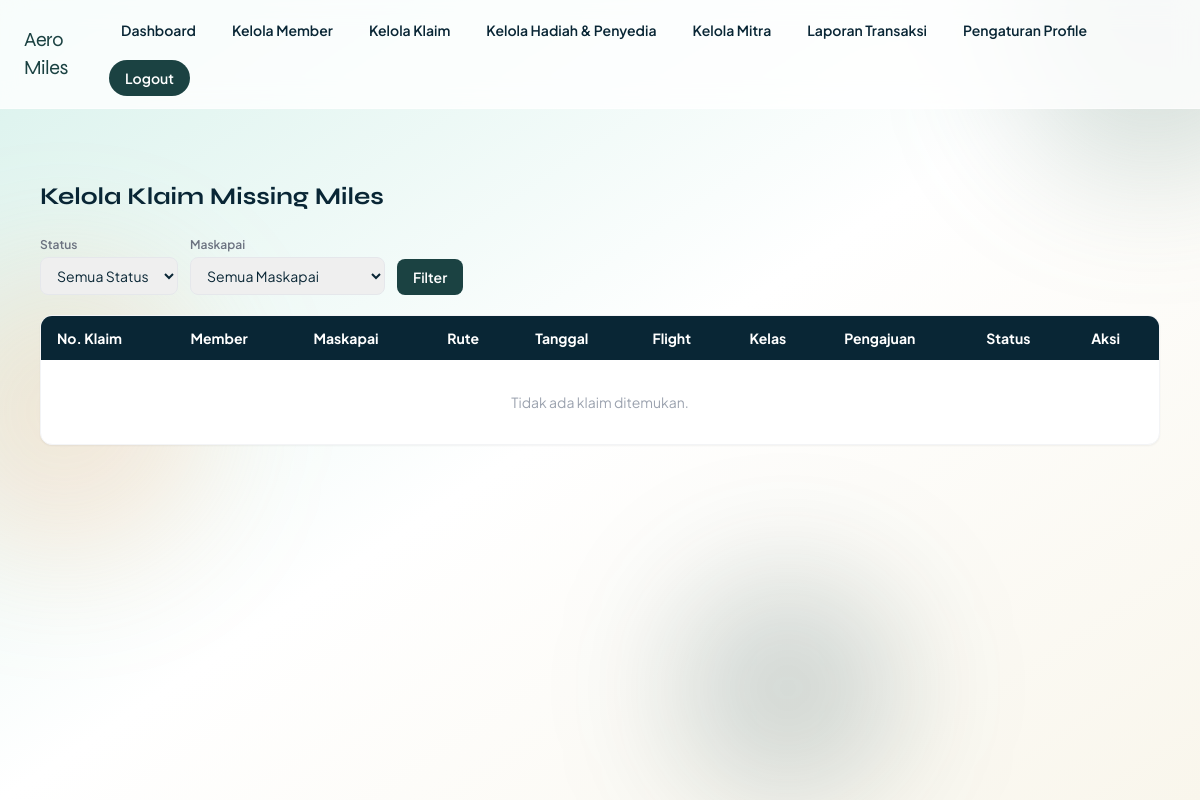
Page /staf/kelola-klaim/ (signed in) on the earlier database version.
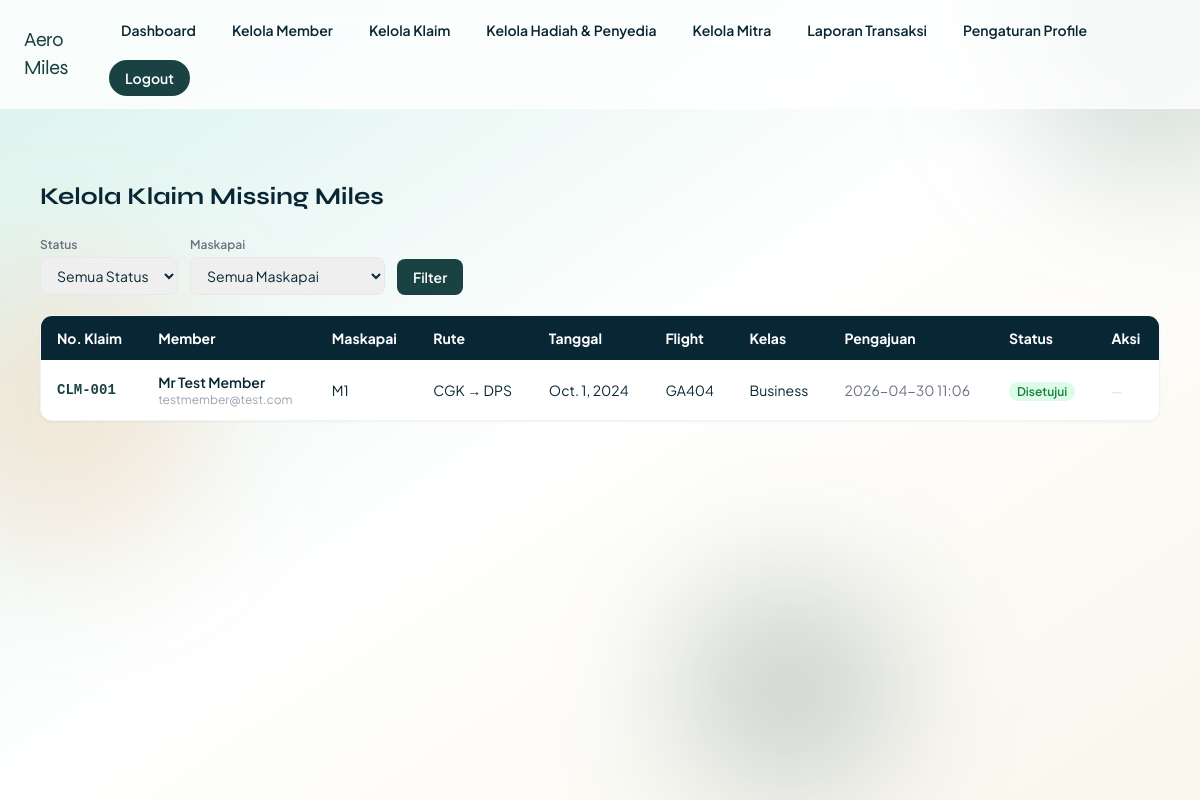
Same page on the later database version.
### core/models.py (models this page shows, shortened)
class ClaimMissingMiles(models.Model):
    class Status(models.TextChoices):
        MENUNGGU = "Menunggu", "Menunggu"
        DISETUJUI = "Disetujui", "Disetujui"
        DITOLAK = "Ditolak", "Ditolak"
    email_member = models.ForeignKey(User, on_delete=models.CASCADE, related_name="claims")
    email_staf = models.ForeignKey(
        User,
        on_delete=models.SET_NULL,
        related_name="claims_handled",
        null=True,
        blank=True,
    )
    maskapai = models.CharField(max_length=10, choices=MASKAPAI_CHOICES, default="M1")
    bandara_asal = models.CharField(max_length=3, choices=BANDARA_CHOICES, default="CGK")
    bandara_tujuan = models.CharField(max_length=3, choices=BANDARA_CHOICES, default="DPS")
    tanggal_penerbangan = models.DateField(default=timezone.localdate)
    flight_number = models.CharField(max_length=10, default="")
    nomor_tiket = models.CharField(max_length=20, default="")
    kelas_kabin = models.CharField(max_length=20, choices=KELAS_KABIN_CHOICES, default="Economy")
    pnr = models.CharField(max_length=10, default="")
    status_penerimaan = models.CharField(max_length=20, choices=Status.choices, default=Status.MENUNGGU)
    timestamp = models.DateTimeField(default=timezone.now)
    class Meta:
        constraints = [
            models.UniqueConstraint(
                fields=["email_member", "flight_number", "tanggal_penerbangan", "nomor_tiket"],
                name="unique_claim_per_flight",
            )
        ]
    @property
    def claim_id(self):
        return f"CLM-{self.pk:03d}"

class User(AbstractUser):
    class Role(models.TextChoices):
        MEMBER = "member", "Member"
        STAF = "staf", "Staf"
    username = None
    email = models.EmailField(unique=True)
    role = models.CharField(max_length=10, choices=Role.choices, default=Role.MEMBER)
    salutation = models.CharField(max_length=10, default="Mr")
    first_mid_name = models.CharField(max_length=100, default="User")
    last_name = models.CharField(max_length=100, default="Aero")
    country_code = models.CharField(max_length=5, default="+62")
    mobile_number = models.CharField(max_length=20, default="0000000000")
    tanggal_lahir = models.DateField(default=timezone.localdate)
    kewarganegaraan = models.CharField(max_length=50, default="Indonesia")
    USERNAME_FIELD = "email"
    REQUIRED_FIELDS = []
    objects = UserManager()
    @property
    def full_name(self):
        return f"{self.salutation} {self.first_mid_name} {self.last_name}".strip()

### core/views.py (the view, shortened to what this page needs)
# urls.py: path("staf/kelola-klaim/", views.kelola_klaim_view, name="staf_kelola_klaim"),
@login_required
def kelola_klaim_view(request):
    if request.user.role != User.Role.STAF:
        messages.error(request, "Halaman ini khusus staf.")
        return redirect("dashboard")
    status_filter = request.GET.get("status", "Semua")
    maskapai_filter = request.GET.get("maskapai", "")
    claims = ClaimMissingMiles.objects.select_related("email_member", "email_staf").order_by("-timestamp")
    if status_filter in ["Menunggu", "Disetujui", "Ditolak"]:
        claims = claims.filter(status_penerimaan=status_filter)
    if maskapai_filter:
        claims = claims.filter(maskapai=maskapai_filter)
    from .models import MASKAPAI_CHOICES as MC
    return render(request, "core/kelola_klaim.html", {
        "claims": claims,
        "status_filter": status_filter,
        "maskapai_filter": maskapai_filter,
        "maskapai_list": MC,
    })

### templates/core/kelola_klaim.html (shortened to what this page needs)
{% extends "base.html" %}
{% block content %}
<div class="max-w-7xl mx-auto px-4 py-8 animate-rise">
  <h1 class="text-2xl font-display font-bold text-aero-ink mb-6">Kelola Klaim Missing Miles</h1>
  <form method="get" class="flex flex-wrap gap-3 mb-5 items-end">
    <div>
      <label class="block text-xs font-semibold text-gray-500 mb-1">Status</label>
      <select name="status" class="border rounded-lg px-3 py-2 text-sm">
        <option value="Semua" {% if status_filter == "Semua" %}selected{% endif %}>Semua Status</option>
      </select>
    </div>
    <div>
      <label class="block text-xs font-semibold text-gray-500 mb-1">Maskapai</label>
      <select name="maskapai" class="border rounded-lg px-3 py-2 text-sm">
        <option value="">Semua Maskapai</option>
      </select>
    </div>
    <button type="submit" class="px-4 py-2 bg-aero-steel text-white rounded-lg text-sm font-semibold hover:bg-aero-ink transition">
      Filter
    </button>
  </form>
  <div class="bg-white rounded-xl shadow-sm border border-gray-100 overflow-x-auto">
    <table class="w-full text-sm">
      <thead class="bg-aero-ink text-white">
        <tr>
          <th class="px-4 py-3 text-left">No. Klaim</th>
          <th class="px-4 py-3 text-left">Member</th>
          <th class="px-4 py-3 text-left">Maskapai</th>
          <th class="px-4 py-3 text-left">Rute</th>
          <th class="px-4 py-3 text-left">Tanggal</th>
          <th class="px-4 py-3 text-left">Flight</th>
          <th class="px-4 py-3 text-left">Kelas</th>
          <th class="px-4 py-3 text-left">Pengajuan</th>
          <th class="px-4 py-3 text-left">Status</th>
          <th class="px-4 py-3 text-left">Aksi</th>
        </tr>
      </thead>
      <tbody class="divide-y divide-gray-100">
        {% for c in claims %}
        <tr class="hover:bg-gray-50">
          <td class="px-4 py-3 font-mono font-semibold text-aero-steel">{{ c.claim_id }}</td>
          <td class="px-4 py-3">
            <div class="font-semibold">{{ c.email_member.full_name }}</div>
            <div class="text-xs text-gray-400">{{ c.email_member.email }}</div>
          </td>
          <td class="px-4 py-3">{{ c.maskapai }}</td>
          <td class="px-4 py-3">{{ c.bandara_asal }} → {{ c.bandara_tujuan }}</td>
          <td class="px-4 py-3">{{ c.tanggal_penerbangan }}</td>
          <td class="px-4 py-3">{{ c.flight_number }}</td>
          <td class="px-4 py-3">{{ c.kelas_kabin }}</td>
          <td class="px-4 py-3 text-gray-500">{{ c.timestamp|date:"Y-m-d H:i" }}</td>
          <td class="px-4 py-3">
            {% if c.status_penerimaan == "Disetujui" %}
              <span class="bg-green-100 text-green-700 px-2 py-0.5 rounded-full text-xs font-semibold">Disetujui</span>
            {% elif c.status_penerimaan == "Menunggu" %}
              <span class="bg-yellow-100 text-yellow-700 px-2 py-0.5 rounded-full text-xs font-semibold">Menunggu</span>
            {% else %}
              <span class="bg-red-100 text-red-700 px-2 py-0.5 rounded-full text-xs font-semibold">Ditolak</span>
            {% endif %}
          </td>
          <td class="px-4 py-3">
            {% if c.status_penerimaan == "Menunggu" %}
              <button onclick='openSetujuiModal({{ c.pk }}, "{{ c.claim_id }}", "{{ c.email_member.full_name }}", "{{ c.bandara_asal }} → {{ c.bandara_tujuan }}", "{{ c.kelas_kabin }}")'
                class="text-green-600 hover:text-green-800 mr-2 text-lg" title="Setujui">✔</button>
              <button onclick='openTolakModal({{ c.pk }}, "{{ c.claim_id }}", "{{ c.email_member.full_name }}", "{{ c.bandara_asal }} → {{ c.bandara_tujuan }}", "{{ c.kelas_kabin }}")'
                class="text-red-500 hover:text-red-700 text-lg" title="Tolak">✘</button>
            {% else %}
              <span class="text-gray-300 text-xs">—</span>
            {% endif %}
          </td>
        </tr>
        {% empty %}
        <tr><td colspan="10" class="px-4 py-8 text-center text-gray-400">Tidak ada klaim ditemukan.</td></tr>
        {% endfor %}
      </tbody>
    </table>
  </div>
</div>
{% endblock %}

Differences in the rows shown:
added ClaimMissingMiles: claim_id "CLM-001", email_member.full_name "Mr Test Member", email_member.email "testmember@test.com", maskapai "M1", bandara_asal "CGK", bandara_tujuan "DPS", tanggal_penerbangan "Oct. 1, 2024", flight_number "GA404", kelas_kabin "Business", timestamp "2026-04-30 11:06", status_penerimaan "Disetujui"
Other differences:
text no longer shown: "Tidak ada klaim ditemukan."
